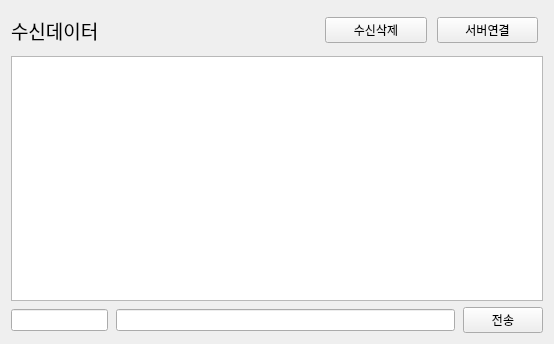
<?xml version="1.0" encoding="UTF-8"?>
<ui version="4.0">
 <class>Tab2SocketClient</class>
 <widget class="QWidget" name="Tab2SocketClient">
  <property name="geometry">
   <rect>
    <x>0</x>
    <y>0</y>
    <width>554</width>
    <height>344</height>
   </rect>
  </property>
  <property name="windowTitle">
   <string>Form</string>
  </property>
  <layout class="QVBoxLayout" name="verticalLayout">
   <item>
    <layout class="QHBoxLayout" name="horizontalLayout" stretch="3,1,1">
     <property name="spacing">
      <number>10</number>
     </property>
     <property name="topMargin">
      <number>5</number>
     </property>
     <property name="rightMargin">
      <number>5</number>
     </property>
     <property name="bottomMargin">
      <number>5</number>
     </property>
     <item>
      <widget class="QLabel" name="pLabel">
       <property name="font">
        <font>
         <family>HY궁서</family>
         <pointsize>14</pointsize>
        </font>
       </property>
       <property name="text">
        <string>수신데이터</string>
       </property>
      </widget>
     </item>
     <item>
      <widget class="QPushButton" name="pPBRecvDataClear">
       <property name="text">
        <string>수신삭제</string>
       </property>
      </widget>
     </item>
     <item>
      <widget class="QPushButton" name="pPBServerConnect">
       <property name="text">
        <string>서버연결</string>
       </property>
       <property name="checkable">
        <bool>true</bool>
       </property>
      </widget>
     </item>
    </layout>
   </item>
   <item>
    <layout class="QHBoxLayout" name="horizontalLayout_2">
     <item>
      <widget class="QTextEdit" name="pTERecvData">
       <property name="accessibleDescription">
        <string notr="true"/>
       </property>
      </widget>
     </item>
    </layout>
   </item>
   <item>
    <layout class="QHBoxLayout" name="horizontalLayout_3" stretch="2,7,1">
     <property name="spacing">
      <number>8</number>
     </property>
     <item>
      <widget class="QLineEdit" name="pLERecvId"/>
     </item>
     <item>
      <widget class="QLineEdit" name="pLESendData"/>
     </item>
     <item>
      <widget class="QPushButton" name="pPBSendButton">
       <property name="text">
        <string>전송</string>
       </property>
      </widget>
     </item>
    </layout>
   </item>
  </layout>
 </widget>
 <resources/>
 <connections/>
</ui>
